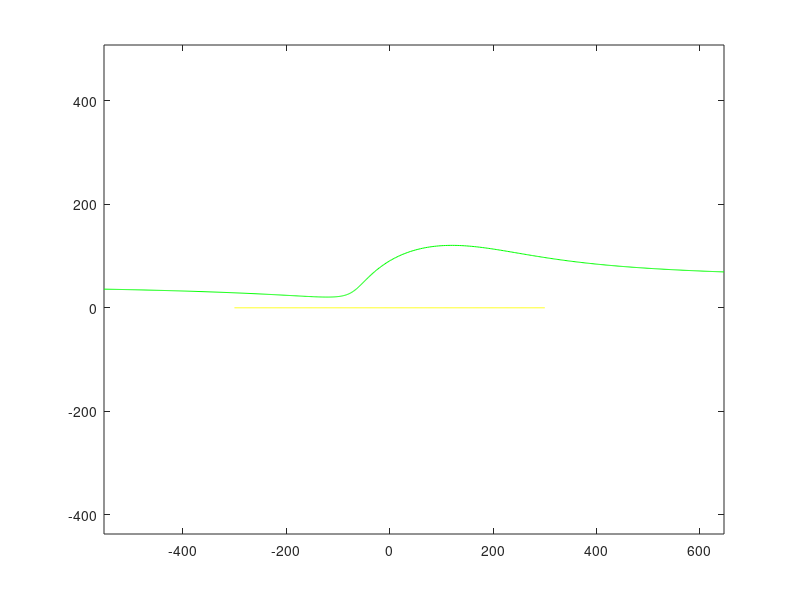

Write the MATLAB code that produced this figure.
% Helmholz-Huygens geometry

xs=-50;
ys=-50;
xr=50;
yr=-50;

x=[-300:1:300];
[nr nc]=size(x);

nz=0;
skip=nc/20;
nskips=0;
yval=nz*randn;
for n=1:nc,
  y(n)=yval;
  nskips=nskips+1;
  if nskips >= skip
	yval = nz*randn;
    nskips=0;
  end;
end;

xi=zeros(size(x));
yi=zeros(size(x));


for n=1:nc,
  theta=atan2(xr-x(n),y(n)-yr);
  rs=sqrt((x(n)-xs)^2 + (y(n)-ys)^2);
  xi(n)=x(n)-rs*sin(theta);
  yi(n)=y(n)+rs*cos(theta);
end;



figure(1);
plot(x,y,'y',xs,ys,'wo',xr,yr,'wx',xi,yi,'g');
axis equal;
